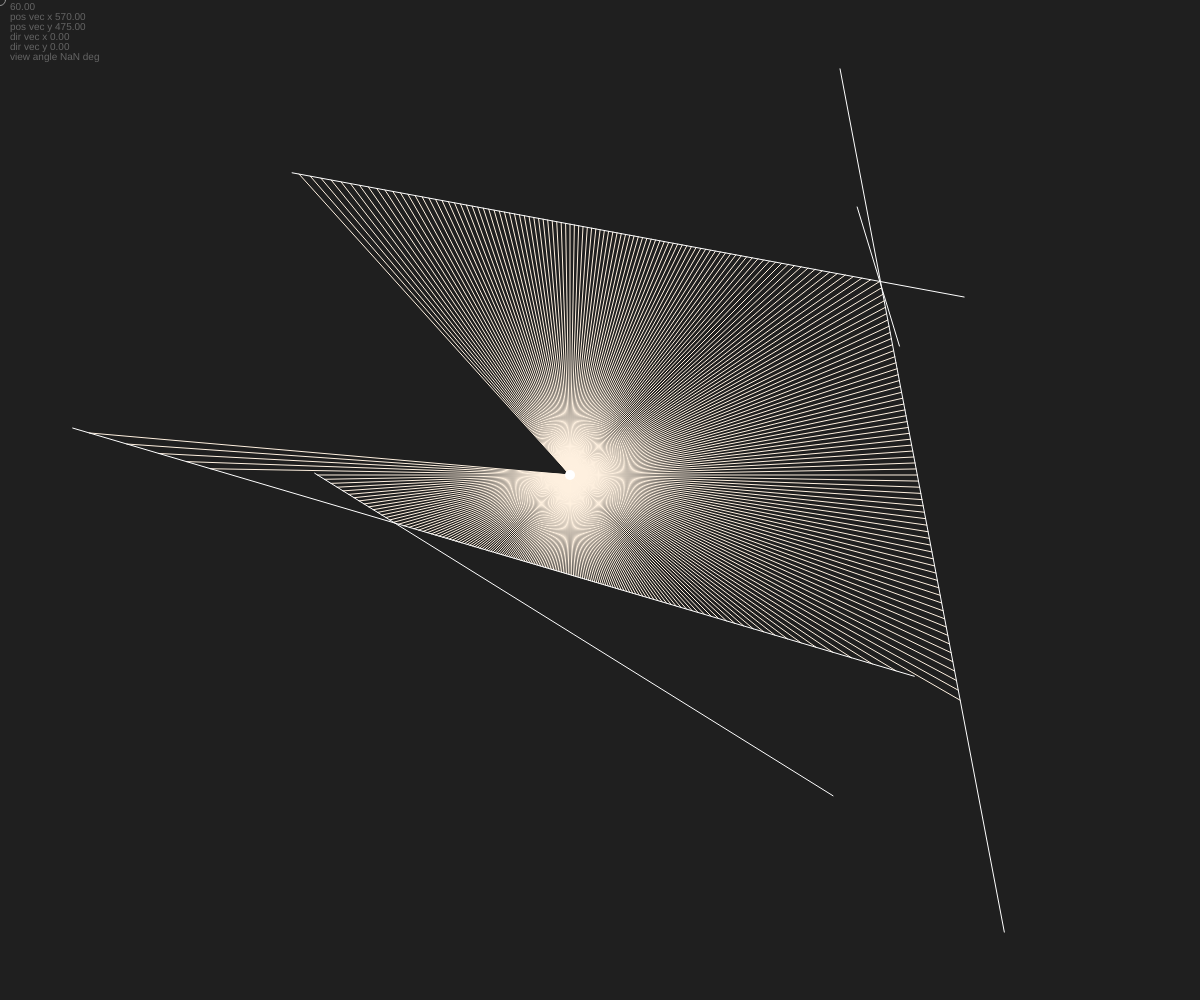
Frame 1 (no input)
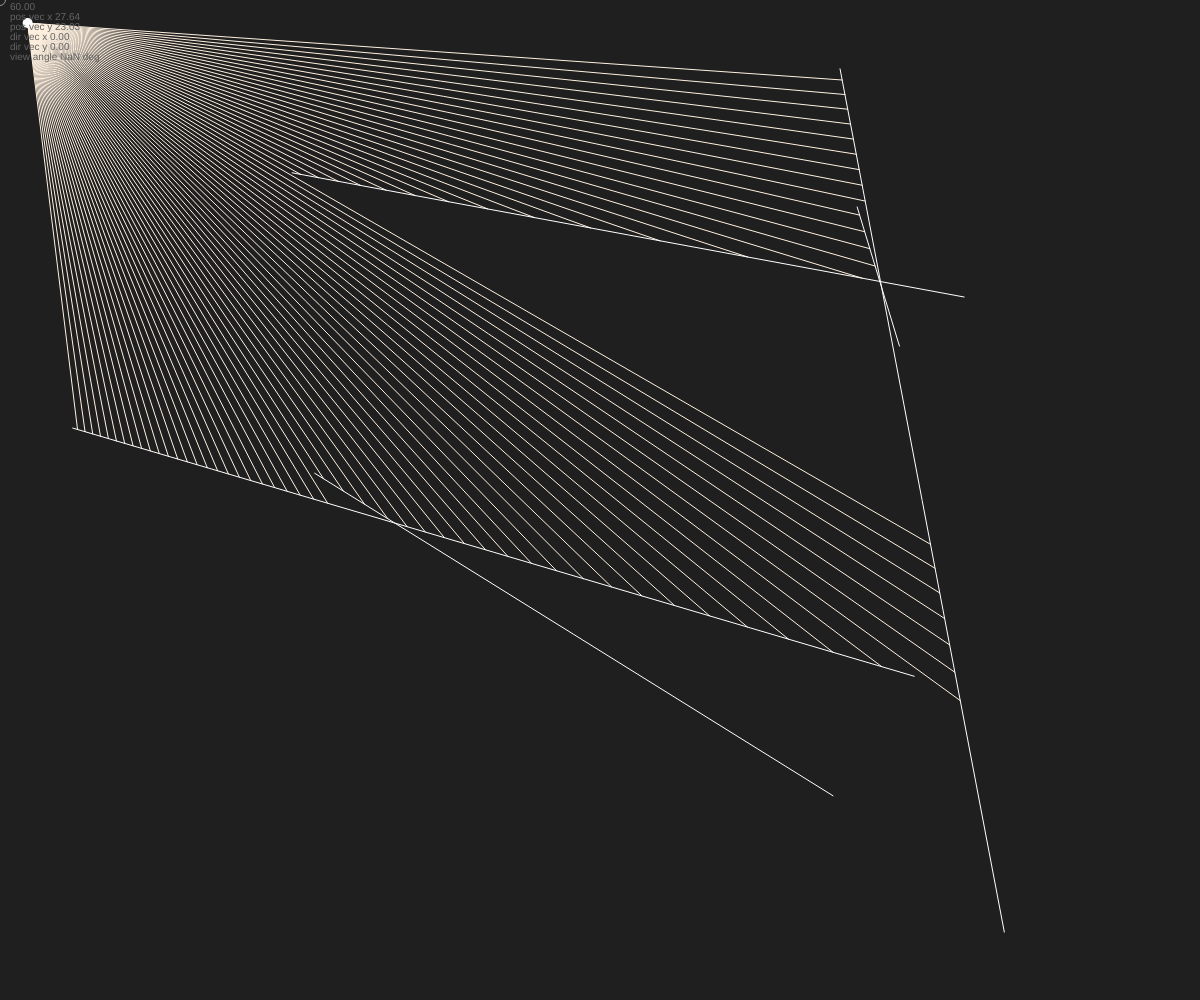
Frame 60 (no input)
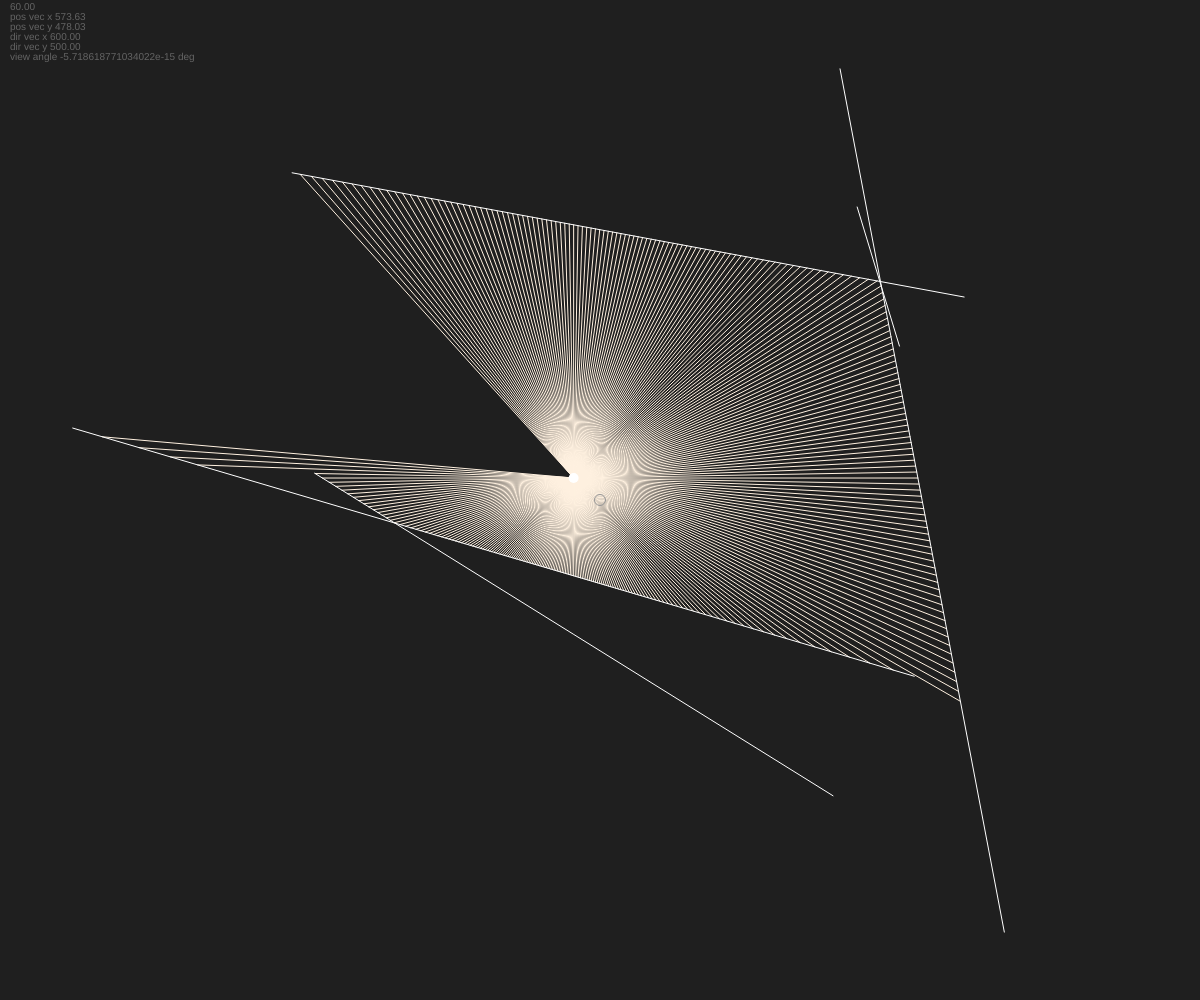
Frame 120 (the mouse pressed at the canvas centre since frame 60)

The p5.js sketch that drew these frames (run headless with seeded random() and noise() and a simulated clock; from frame 60 on, the mouse is pressed at the canvas centre):

// p5.js sketch
// ── sketch.js
const B = 31;
let p = null;
let b = [];

function setup() {
  createCanvas(window.innerWidth, window.innerHeight);
  p = new Player();
  for (let i = 0; i < 5; i++)
    b.push(new Boundary(random(0, width), random(0, height), random(0, width), random(0, height)));
}

function draw() {
  background(B);

  // let xofs = 0;
  // let yofs = 0;

  // if (keyIsDown(DOWN_ARROW))  yofs = -0.1;
  // if (keyIsDown(UP_ARROW))    yofs = 0.1;
  // if (keyIsDown(LEFT_ARROW))  xofs = -0.1;
  // if (keyIsDown(RIGHT_ARROW)) xofs = 0.1;

  p.run(keyIsDown(CONTROL), keyIsDown(ENTER), b);
  b.forEach((bound) => bound.render());

  noStroke();
  textSize(10);
  fill(100);
  text(frameRate().toFixed(2), 10, 10);
  text(`pos vec x ${p.pos.x.toFixed(2)}`, 10, 20);
  text(`pos vec y ${p.pos.y.toFixed(2)}`, 10, 30);
  text(`dir vec x ${p.dir.x.toFixed(2)}`, 10, 40);
  text(`dir vec y ${p.dir.y.toFixed(2)}`, 10, 50);
  push();
  translate(p.pos);
  let a = degrees(p.pos.angleBetween(createVector(mouseX, mouseY)));
  pop();
  text(`view angle ${a} deg`, 10, 60);
}

// ── boundary.js
class Boundary {
  constructor(x1, y1, x2, y2) {
    this.a = new p5.Vector(x1, y1);
    this.b = new p5.Vector(x2, y2);
    this.color = color(255, 255, 255);
  }

  get length() {
    const x = this.a.x - this.b.x;
    const y = this.a.y - this.b.y;
    return sqrt(x * x + y * y);
  }

  render = () => {
    stroke(this.color);
    line(this.a.x, this.a.y, this.b.x, this.b.y);
  };
}

// ── player.js
class Player {
  constructor() {
    this.pos = new p5.Vector(width / 2, height / 2);
    this.dir = new p5.Vector(mouseX, mouseY);
    this.color = color(255, 255, 255);
    this.size = 10;

    this.rays = [];
    this.rayColor = color(200, 200, 200);

    for (let i = 0; i < 360; i++) this.rays[i] = new Ray(this.pos, radians(i));
  }

  run = (slow, hold, bounds) => {
    let dist = slow ? 0.005 : 0.05;
    dist = hold ? 0 : dist;
    this.pos.x = lerp(this.pos.x, mouseX, dist);
    this.pos.y = lerp(this.pos.y, mouseY, dist);

    this.dir.x = mouseX;
    this.dir.y = mouseY;

    if (bounds.some((bound) => this.checkCollision(bound))) this.color = color(0, 0, 0);
    else this.color = color(255, 255, 255);

    this.traceRays(bounds);
    this.renderPlayer();
  };

  checkCollision = (bound) => {
    if (circlePointCollision(this.pos, this.size / 2, bound.a)) return true;
    if (circlePointCollision(this.pos, this.size / 2, bound.b)) return true;

    const dot =
      ((this.pos.x - bound.a.x) * (bound.b.x - bound.a.x) + (this.pos.y - bound.a.y) * (bound.b.y - bound.a.y)) /
      sq(bound.length);
    const closestx = bound.a.x + dot * (bound.b.x - bound.a.x);
    const closesty = bound.a.y + dot * (bound.b.y - bound.a.y);

    if (!linePointCollision(bound.a, bound.b, closestx, closesty)) return false;
    // if (closestX > 0 && closestY > 0) ellipse(closestX, closestY, 20, 20);

    const distx = closestx - this.pos.x;
    const disty = closesty - this.pos.y;
    const dist = sqrt(sq(distx) + sq(disty));
    if (dist <= this.size / 2) return true;

    return false;
  };

  traceRays = (bounds) => {
    stroke(255, 241, 224);

    this.rays.forEach((ray) => {
      let intersect = null;

      /* Get Intersects */
      bounds.forEach((bound) => {
        let n = ray.trace(bound);
        if (n) {
          if (intersect) {
            if (abs(p5.Vector.dist(ray.pos, n)) < abs(p5.Vector.dist(ray.pos, intersect))) intersect = n;
          } else intersect = n;
        }
      });

      if (intersect) line(ray.pos.x, ray.pos.y, intersect.x, intersect.y);
    });
  };

  renderPlayer = () => {
    noStroke();
    fill(this.color);
    ellipse(this.pos.x, this.pos.y, this.size, this.size);

    stroke(150, 150, 150);
    noFill();
    ellipse(this.dir.x, this.dir.y, this.size + 1, this.size + 1);
  };

  renderRays = () => {
    fill(this.rayColor);
    this.rays.forEach((ray) => ray.render());
  };
}

circlePointCollision = (cv, cr, pv) => {
  const x = pv.x - cv.x;
  const y = pv.y - cv.y;
  const dist = sqrt(sq(x) + sq(y));
  return dist <= cr;
};

linePointCollision = (lva, lvb, x, y) => {
  const dista = dist(x, y, lva.x, lva.y);
  const distb = dist(x, y, lvb.x, lvb.y);
  const len = dist(lva.x, lva.y, lvb.x, lvb.y);
  const buf = 0.01;
  return dista + distb >= len - buf && dista + distb <= len + buf;
};

// ── ray.js
class Ray {
  constructor(pos, angle) {
    this.pos = pos;
    this.dir = new p5.Vector.fromAngle(angle);
    this.color = color(200, 200, 200);
  }

  render = () => {
    push();
    translate(this.pos.x, this.pos.y);
    stroke(this.color);
    line(0, 0, this.dir.x * 30, this.dir.y * 30);
    pop();
  };

  lookAt = (x, y) => {
    this.dir.x = x - this.pos.x;
    this.dir.y = y - this.pos.y;
    this.dir.normalize();
  };

  trace = (boundary) => {
    const x1 = boundary.a.x;
    const y1 = boundary.a.y;
    const x2 = boundary.b.x;
    const y2 = boundary.b.y;

    const x3 = this.pos.x;
    const y3 = this.pos.y;
    const x4 = this.pos.x + this.dir.x;
    const y4 = this.pos.y + this.dir.y;

    const den = (x1 - x2) * (y3 - y4) - (y1 - y2) * (x3 - x4);

    if (den == 0) return false;

    const t = ((x1 - x3) * (y3 - y4) - (y1 - y3) * (x3 - x4)) / den;
    const u = -((x1 - x2) * (y1 - y3) - (y1 - y2) * (x1 - x3)) / den;

    if (t > 0 && t < 1 && u > 0) return new p5.Vector(x1 + t * (x2 - x1), y1 + t * (y2 - y1));
    else return false;
  };
}
